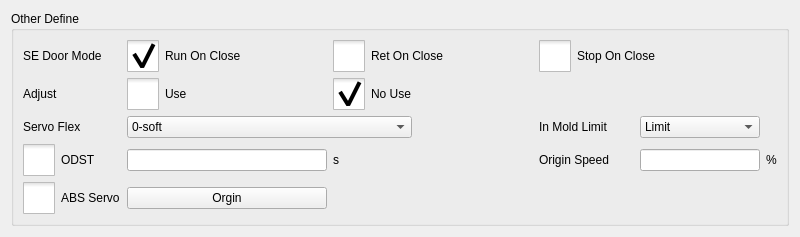
     <widget class="QWidget" name="tab_4">
      <attribute name="title">
       <string>Other Define</string>
      </attribute>
      <layout class="QHBoxLayout" name="horizontalLayout_7">
       <item>
        <widget class="QGroupBox" name="fixtureDefineBox_2">
         <property name="title">
          <string>Other Define</string>
         </property>
         <layout class="QGridLayout" name="gridLayout_3">
          <item row="3" column="7">
           <widget class="QLabel" name="label_30">
            <property name="text">
             <string>%</string>
            </property>
           </widget>
          </item>
          <item row="0" column="1">
           <widget class="QCheckBox" name="sedM1">
            <property name="minimumSize">
             <size>
              <width>200</width>
              <height>0</height>
             </size>
            </property>
            <property name="styleSheet">
             <string notr="true">::indicator {
     width: 32px;
     height: 32px;
 }

::indicator:unchecked 
{
     image: url(:/resource/check_unchecked.png);
 }
::indicator:checked 
{
     image: url(:/resource/check_checked.png);
 }

QRadioButton::indicator:checked:disabled
{
 image: url(:/resource/check_checked_disable.png);
}

QRadioButton::indicator:unchecked:disabled
{
 image: url(:/resource/check_unchecked_disable.png);
}</string>
            </property>
            <property name="text">
             <string>Run On Close</string>
            </property>
            <property name="checked">
             <bool>true</bool>
            </property>
           </widget>
          </item>
          <item row="3" column="5">
           <widget class="QLabel" name="label_29">
            <property name="text">
             <string>Origin Speed</string>
            </property>
           </widget>
          </item>
          <item row="0" column="2" colspan="2">
           <widget class="QCheckBox" name="sedM2">
            <property name="minimumSize">
             <size>
              <width>200</width>
              <height>0</height>
             </size>
            </property>
            <property name="styleSheet">
             <string notr="true">::indicator {
     width: 32px;
     height: 32px;
 }

::indicator:unchecked 
{
     image: url(:/resource/check_unchecked.png);
 }
::indicator:checked 
{
     image: url(:/resource/check_checked.png);
 }

QRadioButton::indicator:checked:disabled
{
 image: url(:/resource/check_checked_disable.png);
}

QRadioButton::indicator:unchecked:disabled
{
 image: url(:/resource/check_unchecked_disable.png);
}</string>
            </property>
            <property name="text">
             <string>Ret On Close</string>
            </property>
           </widget>
          </item>
          <item row="1" column="0">
           <widget class="QLabel" name="label_19">
            <property name="text">
             <string>Adjust</string>
            </property>
           </widget>
          </item>
          <item row="2" column="5">
           <widget class="QLabel" name="label_28">
            <property name="minimumSize">
             <size>
              <width>95</width>
              <height>0</height>
             </size>
            </property>
            <property name="styleSheet">
             <string notr="true">height:27px ;</string>
            </property>
            <property name="text">
             <string>In Mold Limit</string>
            </property>
           </widget>
          </item>
          <item row="3" column="1">
           <widget class="ICLineEditWithVirtualNumericKeypad" name="odst"/>
          </item>
          <item row="1" column="1">
           <widget class="QCheckBox" name="adjUse">
            <property name="styleSheet">
             <string notr="true">::indicator {
     width: 32px;
     height: 32px;
 }

::indicator:unchecked 
{
     image: url(:/resource/check_unchecked.png);
 }
::indicator:checked 
{
     image: url(:/resource/check_checked.png);
 }

QRadioButton::indicator:checked:disabled
{
 image: url(:/resource/check_checked_disable.png);
}

QRadioButton::indicator:unchecked:disabled
{
 image: url(:/resource/check_unchecked_disable.png);
}</string>
            </property>
            <property name="text">
             <string>Use</string>
            </property>
            <property name="checked">
             <bool>false</bool>
            </property>
            <attribute name="buttonGroup">
             <string notr="true">buttonGroup_2</string>
            </attribute>
           </widget>
          </item>
          <item row="2" column="0">
           <widget class="QLabel" name="label_27">
            <property name="text">
             <string>Servo Flex</string>
            </property>
           </widget>
          </item>
          <item row="0" column="0">
           <widget class="QLabel" name="label_18">
            <property name="minimumSize">
             <size>
              <width>95</width>
              <height>0</height>
             </size>
            </property>
            <property name="text">
             <string>SE Door Mode</string>
            </property>
           </widget>
          </item>
          <item row="3" column="0">
           <widget class="QCheckBox" name="odstEn">
            <property name="styleSheet">
             <string notr="true">::indicator {
     width: 32px;
     height: 32px;
 }

::indicator:unchecked 
{
     image: url(:/resource/check_unchecked.png);
 }
::indicator:checked 
{
     image: url(:/resource/check_checked.png);
 }

QRadioButton::indicator:checked:disabled
{
 image: url(:/resource/check_checked_disable.png);
}

QRadioButton::indicator:unchecked:disabled
{
 image: url(:/resource/check_unchecked_disable.png);
}</string>
            </property>
            <property name="text">
             <string>ODST</string>
            </property>
            <property name="checked">
             <bool>false</bool>
            </property>
           </widget>
          </item>
          <item row="2" column="1" colspan="2">
           <widget class="ICComboBox" name="servoFlex">
            <item>
             <property name="text">
              <string>0-soft</string>
             </property>
            </item>
            <item>
             <property name="text">
              <string notr="true">1</string>
             </property>
            </item>
            <item>
             <property name="text">
              <string notr="true">2</string>
             </property>
            </item>
            <item>
             <property name="text">
              <string notr="true">3</string>
             </property>
            </item>
            <item>
             <property name="text">
              <string notr="true">4</string>
             </property>
            </item>
            <item>
             <property name="text">
              <string notr="true">5</string>
             </property>
            </item>
            <item>
             <property name="text">
              <string notr="true">6</string>
             </property>
            </item>
            <item>
             <property name="text">
              <string>7-hard</string>
             </property>
            </item>
           </widget>
          </item>
          <item row="2" column="3">
           <spacer name="horizontalSpacer_6">
            <property name="orientation">
             <enum>Qt::Horizontal</enum>
            </property>
            <property name="sizeHint" stdset="0">
             <size>
              <width>40</width>
              <height>20</height>
             </size>
            </property>
           </spacer>
          </item>
          <item row="1" column="2">
           <widget class="QCheckBox" name="adjNoUse">
            <property name="styleSheet">
             <string notr="true">::indicator {
     width: 32px;
     height: 32px;
 }

::indicator:unchecked 
{
     image: url(:/resource/check_unchecked.png);
 }
::indicator:checked 
{
     image: url(:/resource/check_checked.png);
 }

QRadioButton::indicator:checked:disabled
{
 image: url(:/resource/check_checked_disable.png);
}

QRadioButton::indicator:unchecked:disabled
{
 image: url(:/resource/check_unchecked_disable.png);
}</string>
            </property>
            <property name="text">
             <string>No Use</string>
            </property>
            <property name="checked">
             <bool>true</bool>
            </property>
            <attribute name="buttonGroup">
             <string notr="true">buttonGroup_2</string>
            </attribute>
           </widget>
          </item>
          <item row="0" column="5" colspan="2">
           <widget class="QCheckBox" name="sedM3">
            <property name="minimumSize">
             <size>
              <width>200</width>
              <height>0</height>
             </size>
            </property>
            <property name="styleSheet">
             <string notr="true">::indicator {
     width: 32px;
     height: 32px;
 }

::indicator:unchecked 
{
     image: url(:/resource/check_unchecked.png);
 }
::indicator:checked 
{
     image: url(:/resource/check_checked.png);
 }

QRadioButton::indicator:checked:disabled
{
 image: url(:/resource/check_checked_disable.png);
}

QRadioButton::indicator:unchecked:disabled
{
 image: url(:/resource/check_unchecked_disable.png);
}</string>
            </property>
            <property name="text">
             <string>Stop On Close</string>
            </property>
           </widget>
          </item>
          <item row="3" column="6">
           <widget class="ICLineEditWithVirtualNumericKeypad" name="originSpeed"/>
          </item>
          <item row="3" column="2">
           <widget class="QLabel" name="label_29">
            <property name="text">
             <string>s</string>
            </property>
           </widget>
          </item>
          <item row="2" column="6">
           <widget class="ICComboBox" name="fixtureComboBox">
            <property name="minimumSize">
             <size>
              <width>120</width>
              <height>0</height>
             </size>
            </property>
            <item>
             <property name="text">
              <string>Limit</string>
             </property>
            </item>
            <item>
             <property name="text">
              <string>NoLimit</string>
             </property>
            </item>
           </widget>
          </item>
          <item row="4" column="0">
           <widget class="QCheckBox" name="absServo">
            <property name="styleSheet">
             <string notr="true">::indicator {
     width: 32px;
     height: 32px;
 }

::indicator:unchecked 
{
     image: url(:/resource/check_unchecked.png);
 }
::indicator:checked 
{
     image: url(:/resource/check_checked.png);
 }

QRadioButton::indicator:checked:disabled
{
 image: url(:/resource/check_checked_disable.png);
}

QRadioButton::indicator:unchecked:disabled
{
 image: url(:/resource/check_unchecked_disable.png);
}</string>
            </property>
            <property name="text">
             <string>ABS Servo</string>
            </property>
            <property name="checked">
             <bool>false</bool>
            </property>
           </widget>
          </item>
          <item row="4" column="1">
           <widget class="QPushButton" name="originBtn">
            <property name="text">
             <string>Orgin</string>
            </property>
           </widget>
          </item>
         </layout>
        </widget>
       </item>
      </layout>
     </widget>
